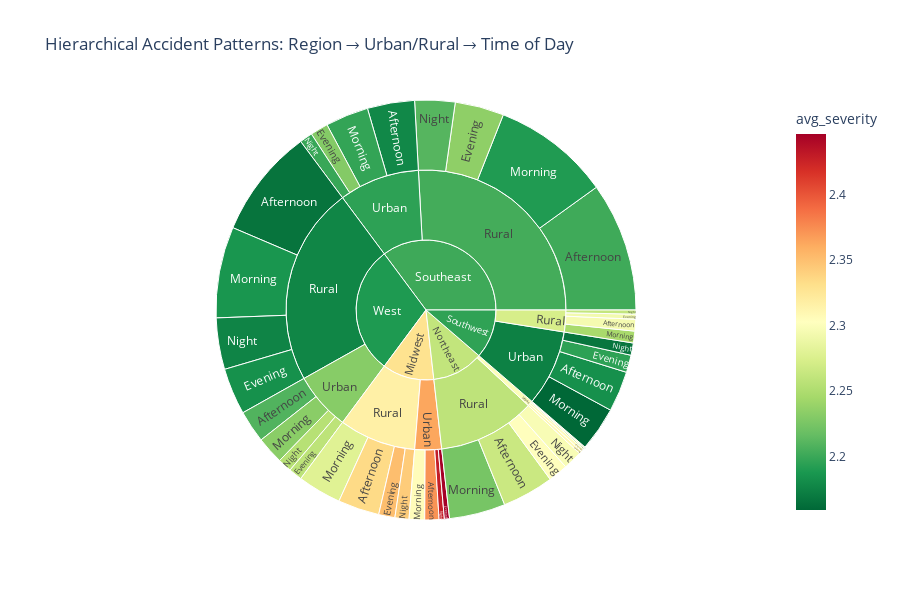

Notebook code for this chart:
### Code cell
# Combined analysis Region - Urban/rural - Time of the day

# Create interactive sunburst chart for hierarchical patterns
hierarchy_df = df_features.groupBy("region", "urban_rural", "time_of_day") \
    .agg(F.count("*").alias("count"),
         F.avg("Severity").alias("avg_severity")) \
    .toPandas()

fig_sunburst = px.sunburst(hierarchy_df, 
                           path=['region', 'urban_rural', 'time_of_day'], 
                           values='count',
                           color='avg_severity',
                           color_continuous_scale='RdYlGn_r',
                           title='Hierarchical Accident Patterns: Region → Urban/Rural → Time of Day')

fig_sunburst.update_layout(height=600)
fig_sunburst.show()

### Figure 1 — Plotly figure (JSON) as saved in the notebook; plotly's stock layout.template omitted (floating-point values rounded to 4 significant figures)
{"data": [{"branchvalues": "total", "customdata": [[2.176], [2.209], [2.183], [2.295], [2.429], [2.266], [2.198], [2.309], [2.262], [2.168], [2.334], [2.297], [2.167], [2.304], [2.306], [2.195], [2.293], [2.446], [2.343], [2.306], [2.372], [2.235], [2.23], [2.16], [2.184], [2.187], [2.179], [2.308], [2.351], [2.225], [2.211], [2.247], [2.202], [2.255], [2.233], [2.259], [2.262], [2.199], [2.279], [2.191], [2.177], [2.232], [2.174], [2.273], [2.363], [2.259], [2.195], [2.3], [2.317], [2.204], [2.19], [2.196], [2.329], [2.261], [2.202]], "domain": {"x": [0, 1], "y": [0, 1]}, "hovertemplate": "labels=%{label}<br>count=%{value}<br>parent=%{parent}<br>id=%{id}<br>avg_severity=%{color}<extra></extra>", "ids": ["West/Rural/Night", "West/Urban/Afternoon", "Southwest/Urban/Afternoon", "Southwest/Rural/Afternoon", "Midwest/Urban/Night", "Northeast/Rural/Afternoon", "Southeast/Urban/Morning", "Northeast/Urban/Morning", "Northeast/Urban/Night", "Southwest/Urban/Night", "Midwest/Rural/Afternoon", "Northeast/Rural/Night", "West/Rural/Afternoon", "Northeast/Rural/Evening", "Northeast/Urban/Afternoon", "Southwest/Urban/Evening", "Southwest/Rural/Evening", "Midwest/Urban/Evening", "Midwest/Rural/Night", "Midwest/Urban/Morning", "Midwest/Urban/Afternoon", "Southeast/Rural/Evening", "Southeast/Urban/Evening", "Southwest/Urban/Morning", "West/Rural/Evening", "West/Rural/Morning", "Southeast/Urban/Afternoon", "Northeast/Urban/Evening", "Midwest/Rural/Evening", "Northeast/Rural/Morning", "Southeast/Rural/Night", "Southwest/Rural/Morning", "Southeast/Rural/Afternoon", "West/Urban/Night", "West/Urban/Morning", "West/Urban/Evening", "Southwest/Rural/Night", "Southeast/Urban/Night", "Midwest/Rural/Morning", "Southeast/Rural/Morning", "West/Rural", "West/Urban", "Southwest/Urban", "Southwest/Rural", "Midwest/Urban", "Northeast/Rural", "Southeast/Urban", "Northeast/Urban", "Midwest/Rural", "Southeast/Rural", "West", "Southwest", "Midwest", "Northeast", "Southeast"], "labels": ["Night", "Afternoon", "Afternoon", "Afternoon", "Night", "Afternoon", "Morning", "Morning", "Night", "Night", "Afternoon", "Night", "Afternoon", "Evening", "Afternoon", "Evening", "Evening", "Evening", "Night", "Morning", "Afternoon", "Evening", "Evening", "Morning", "Evening", "Morning", "Afternoon", "Evening", "Evening", "Morning", "Night", "Morning", "Afternoon", "Night", "Morning", "Evening", "Night", "Night", "Morning", "Morning", "Rural", "Urban", "Urban", "Rural", "Urban", "Rural", "Urban", "Urban", "Rural", "Rural", "West", "Southwest", "Midwest", "Northeast", "Southeast"], "marker": {"coloraxis": "coloraxis", "colors": [2.176, 2.209, 2.183, 2.295, 2.429, 2.266, 2.198, 2.309, 2.262, 2.168, 2.334, 2.297, 2.167, 2.304, 2.306, 2.195, 2.293, 2.446, 2.343, 2.306, 2.372, 2.235, 2.23, 2.16, 2.184, 2.187, 2.179, 2.308, 2.351, 2.225, 2.211, 2.247, 2.202, 2.255, 2.233, 2.259, 2.262, 2.199, 2.279, 2.191, 2.177, 2.232, 2.174, 2.273, 2.363, 2.259, 2.195, 2.3, 2.317, 2.204, 2.19, 2.196, 2.329, 2.261, 2.202]}, "name": "", "parents": ["West/Rural", "West/Urban", "Southwest/Urban", "Southwest/Rural", "Midwest/Urban", "Northeast/Rural", "Southeast/Urban", "Northeast/Urban", "Northeast/Urban", "Southwest/Urban", "Midwest/Rural", "Northeast/Rural", "West/Rural", "Northeast/Rural", "Northeast/Urban", "Southwest/Urban", "Southwest/Rural", "Midwest/Urban", "Midwest/Rural", "Midwest/Urban", "Midwest/Urban", "Southeast/Rural", "Southeast/Urban", "Southwest/Urban", "West/Rural", "West/Rural", "Southeast/Urban", "Northeast/Urban", "Midwest/Rural", "Northeast/Rural", "Southeast/Rural", "Southwest/Rural", "Southeast/Rural", "West/Urban", "West/Urban", "West/Urban", "Southwest/Rural", "Southeast/Urban", "Midwest/Rural", "Southeast/Rural", "West", "West", "Southwest", "Southwest", "Midwest", "Northeast", "Southeast", "Northeast", "Midwest", "Southeast", "", "", "", "", ""], "type": "sunburst", "values": [284600.0, 178400.0, 224000.0, 65050.0, 28930.0, 284500.0, 238200.0, 15610.0, 7447.0, 67870.0, 228700.0, 105000.0, 604400.0, 108600.0, 15530.0, 96120.0, 27800.0, 28350.0, 77480.0, 85780.0, 78520.0, 270900.0, 98640.0, 245200.0, 257000.0, 504000.0, 261100.0, 7012.0, 89930.0, 310400.0, 222700.0, 65230.0, 714200.0, 77100.0, 150900.0, 74680.0, 22510.0, 71240.0, 242000.0, 651300.0, 1650000.0, 481100.0, 633100.0, 180600.0, 221600.0, 808500.0, 669100.0, 45600.0, 638000.0, 1859000.0, 2131000.0, 813700.0, 859600.0, 854100.0, 2528000.0]}], "layout": {"coloraxis": {"colorbar": {"title": {"text": "avg_severity"}}, "colorscale": [[0, "rgb(0,104,55)"], [0.1, "rgb(26,152,80)"], [0.2, "rgb(102,189,99)"], [0.3, "rgb(166,217,106)"], [0.4, "rgb(217,239,139)"], [0.5, "rgb(255,255,191)"], [0.6, "rgb(254,224,139)"], [0.7, "rgb(253,174,97)"], [0.8, "rgb(244,109,67)"], [0.9, "rgb(215,48,39)"], [1, "rgb(165,0,38)"]]}, "height": 600, "legend": {"tracegroupgap": 0}, "title": {"text": "Hierarchical Accident Patterns: Region → Urban/Rural → Time of Day"}}}
